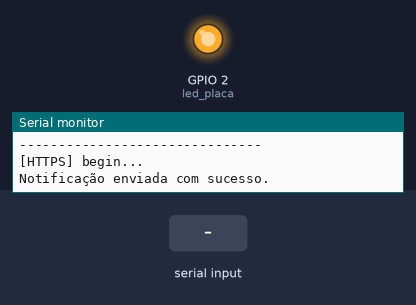
A sketch run on a simulated ESP32. Shown: output pins drawn as LEDs (lit = HIGH), the last lines printed to the serial monitor. Dashed ring = blinking. The test bench sets the inputs (shaded band). WiFi joins after 1.5 s; servers stay silent unless stated; uploads are accepted with an empty reply.

Above: at 5.3 s.
At 8.4 s:
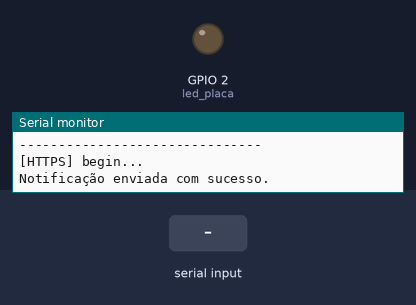
8.5 s: "GPGLL,1$" received over the second serial link
At 11.3 s:
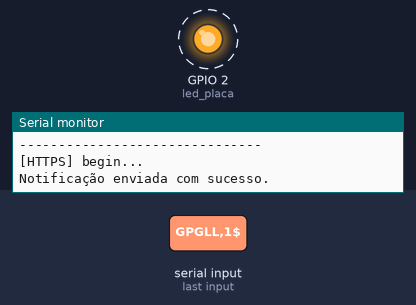
Timing chart, 0 to 14.5 s (numbered marks = the images above; inputs shaded):
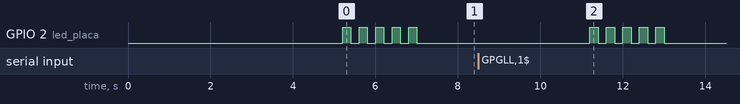

Measured:
- after the input at 8.5 s, GPIO 2 (led_placa): alternates HIGH for 0.20 s and LOW for 0.20 s, 10 changes in all, then stays LOW, starting after 2.7 s

The sketch:

ESP32_GPS.ino
```cpp
#include <Arduino.h>
#include <WiFi.h>
#include <HTTPClient.h>
#include <WiFiManager.h>

// PINS
const int led_placa = 2;
//Definicao dos pinos Serial com o GPS
#define RXD2 16
#define TXD2 17
#define GPS_BAUD 9600 //Baud Rate também

// CONFIGURAÇÕES
const String serverUrl = "https://rastreador-f9849afda432.herokuapp.com";

// Variaveis globais do GPS
double latitude = -8.141566;
double longitude = -34.903734;

// WiFiManager
WiFiManager wifiManager;

//  Define o barramento SErial que vai ser usado: 2
HardwareSerial gpsSerial(2);

// Funções
void setupWiFi();
void notificar();
void localizar();
void split(String texto);

// Variaveis para implementar millis() ao invés de loop()
unsigned long ultimaLocalizacao = 0;
const unsigned long intervaloLocalizacao = 10000;  // 10 segundos
bool precisaNotificar = false;


void setup() {
  pinMode(led_placa, OUTPUT);
  Serial.begin(115200);
  gpsSerial.begin(GPS_BAUD, SERIAL_8N1, RXD2, TXD2);
  Serial.println("Comunicacao Serial com GPS OK");

  setupWiFi();
  delay(500);
  localizar();
  delay(1000);
  notificar();
}

void loop() {
  unsigned long agora = millis();

  // Checa se passou 10 segundos
  if (agora - ultimaLocalizacao >= intervaloLocalizacao) {
    localizar();
    if (latitude != 0.0 && longitude != 0.0) precisaNotificar = true;
    ultimaLocalizacao = agora;
  }

  // Envia notificação se necessário
  if (precisaNotificar) {
    notificar();
    precisaNotificar = false;
  }
}

void setupWiFi() {
  wifiManager.setConfigPortalTimeout(180); // timeout do portal em segundos

  Serial.println("Aguardando conexão Wi-Fi...");
  if (!wifiManager.autoConnect("ALARMEUP", "1234567890")) {
    Serial.println("Falha ao conectar. Reiniciando...");
    delay(3000);
    ESP.restart();
  }

  Serial.println("Conectado na rede Wifi.");
  Serial.print("Endereco IP: ");
  Serial.println(WiFi.localIP());
}

void notificar() {
  HTTPClient https;
  Serial.println("[HTTPS] begin...");

  if (https.begin(serverUrl + "/location")) {
    https.addHeader("Content-Type", "application/json");

    // Variáveis de latitude e longitude
    //float latitude = -8.141566;
    //float longitude = -34.903734;

    String jsonPayload = "{\"latitude\": " + String(latitude, 6) + ", \"longitude\": " + String(longitude, 6) + "}";

    int httpCode = https.POST(jsonPayload);

    if (httpCode == 200) {
      Serial.println("Notificação enviada com sucesso.");

      // Piscar o LED 5 vezes
      for (int i = 0; i < 5; i++) {
        digitalWrite(led_placa, HIGH);
        delay(200);
        digitalWrite(led_placa, LOW);
        delay(200);
      }
    } else {
      Serial.printf("Erro ao enviar notificação. Código HTTP: %d\n", httpCode);
    }

    https.end();
  } else {
    Serial.println("[HTTPS] Falha na conexão.");
  }
}

void split(String texto){
  int i1 = texto.indexOf(',');
  String satelite = texto.substring(0, i1);

  int it;
  int ia;
  int i2;
  int i3;
  int i4;

  String latitudeDeg;
  String latitudeMin;
  String hemisferio;
  String longitudeDeg;
  String longitudeMin;
  String hemisLong;

  if(satelite == "GPGLL"){
    i2 = texto.indexOf(',', i1+1);
    i3 = texto.indexOf(',', i2+1);
    i4 = texto.indexOf(',', i3+1);

    latitudeDeg = texto.substring(i1 + 1, i1+3);
    latitudeMin = texto.substring(i1+4, i2);
    hemisferio = texto.substring(i2 + 1, i3);
    longitudeDeg = texto.substring(i3 + 1, i3+4);
    longitudeMin = texto.substring(i3+5, i4);
    hemisLong = texto.substring(i4 + 1, i4+2);
  }
  else if(satelite == "GPGGA"){
    it = texto.indexOf(',', i1+1);
    i2 = texto.indexOf(',', it+1);
    i3 = texto.indexOf(',', i2+1);
    i4 = texto.indexOf(',',i3+1);

    latitudeDeg = texto.substring(it + 1, it+3);
    latitudeMin = texto.substring(it+4, i2);
    hemisferio = texto.substring(i2 + 1, i3);
    longitudeDeg = texto.substring(i3 + 1, i3+4);
    longitudeMin = texto.substring(i3+5, i4);
    hemisLong = texto.substring(i4 + 1, i4+2);
  }

  else if(satelite == "GPRMC"){
    it = texto.indexOf(',', i1+1);
    ia = texto.indexOf(',', it+1);
    i2 = texto.indexOf(',', ia+1);
    i3 = texto.indexOf(',', i2+1);
    i4 = texto.indexOf(',', i3+1);

    latitudeDeg = texto.substring(ia + 1, ia+3);
    latitudeMin = texto.substring(ia+4, i2);
    hemisferio = texto.substring(i2 + 1, i3);
    longitudeDeg = texto.substring(i3 + 1, i3+4);
    longitudeMin = texto.substring(i3+5, i4);
    hemisLong = texto.substring(i4 + 1, i4+2);
  }

  /* else{
    latitudeDeg = "00";
    latitudeMin = "00.00000";
    hemisferio = "X";
    longitudeDeg = "00";
    latitudeMin = "00.00000";
    hemisLong = "Y";
  } */

  Serial.println(satelite);
  Serial.println(latitudeDeg);
  Serial.println(hemisferio);
  Serial.println(longitudeDeg);
  Serial.println(hemisLong);

  latitude = latitudeDeg.toFloat()+(latitudeMin.toFloat()/60.00);
  longitude = longitudeDeg.toFloat()+(longitudeMin.toFloat()/60.00);

  if(hemisLong == "W"){
    longitude*=-1;
  }
  if(hemisferio == "S"){
    latitude*=-1;
  }
}

void localizar(){
  String strGPS = gpsSerial.readStringUntil('$');
  Serial.println(strGPS);
  Serial.println("Split: ");
  split(strGPS);
  Serial.print("Latitude: ");
  Serial.println(latitude, 6);
  Serial.print("longitude: ");
  Serial.println(longitude, 6);

  delay(1000);
  Serial.println("-------------------------------");
}
```
